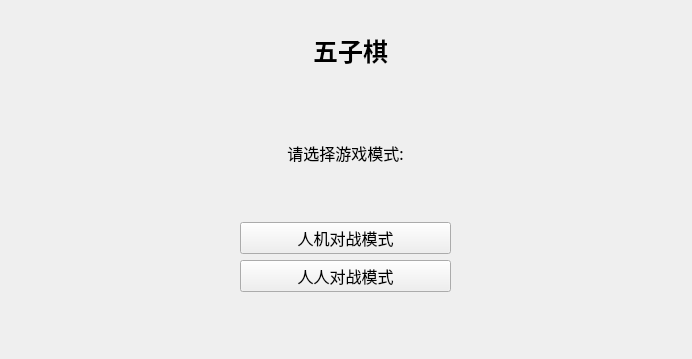
<?xml version="1.0" encoding="UTF-8"?>
<ui version="4.0">
 <class>chooseDialog</class>
 <widget class="QWidget" name="chooseDialog">
  <property name="geometry">
   <rect>
    <x>0</x>
    <y>0</y>
    <width>692</width>
    <height>359</height>
   </rect>
  </property>
  <property name="windowTitle">
   <string>Form</string>
  </property>
  <widget class="QLabel" name="bgLabel">
   <property name="geometry">
    <rect>
     <x>0</x>
     <y>0</y>
     <width>691</width>
     <height>361</height>
    </rect>
   </property>
   <property name="font">
    <font>
     <family>楷体</family>
    </font>
   </property>
   <property name="text">
    <string/>
   </property>
   <property name="pixmap">
    <pixmap resource="resource.qrc">:/WAQ.jpg</pixmap>
   </property>
   <property name="scaledContents">
    <bool>true</bool>
   </property>
  </widget>
  <widget class="QLabel" name="titleLabel">
   <property name="geometry">
    <rect>
     <x>280</x>
     <y>30</y>
     <width>141</width>
     <height>41</height>
    </rect>
   </property>
   <property name="font">
    <font>
     <family>楷体</family>
     <pointsize>19</pointsize>
     <weight>75</weight>
     <bold>true</bold>
    </font>
   </property>
   <property name="text">
    <string>五子棋</string>
   </property>
   <property name="alignment">
    <set>Qt::AlignCenter</set>
   </property>
   <property name="wordWrap">
    <bool>true</bool>
   </property>
  </widget>
  <widget class="QWidget" name="layoutWidget">
   <property name="geometry">
    <rect>
     <x>240</x>
     <y>90</y>
     <width>211</width>
     <height>241</height>
    </rect>
   </property>
   <layout class="QVBoxLayout" name="mainvLayout">
    <property name="sizeConstraint">
     <enum>QLayout::SetDefaultConstraint</enum>
    </property>
    <property name="topMargin">
     <number>0</number>
    </property>
    <item>
     <widget class="QLabel" name="chooseLab">
      <property name="enabled">
       <bool>true</bool>
      </property>
      <property name="maximumSize">
       <size>
        <width>300</width>
        <height>50</height>
       </size>
      </property>
      <property name="font">
       <font>
        <family>楷体</family>
        <pointsize>12</pointsize>
       </font>
      </property>
      <property name="text">
       <string>请选择游戏模式:</string>
      </property>
      <property name="textFormat">
       <enum>Qt::AutoText</enum>
      </property>
      <property name="alignment">
       <set>Qt::AlignCenter</set>
      </property>
     </widget>
    </item>
    <item>
     <layout class="QVBoxLayout" name="secondLayout">
      <property name="topMargin">
       <number>0</number>
      </property>
      <item>
       <widget class="QPushButton" name="AImodeBtn">
        <property name="font">
         <font>
          <family>楷体</family>
          <pointsize>12</pointsize>
         </font>
        </property>
        <property name="text">
         <string>人机对战模式</string>
        </property>
       </widget>
      </item>
      <item>
       <widget class="QPushButton" name="HumanmodeBtn">
        <property name="font">
         <font>
          <family>楷体</family>
          <pointsize>12</pointsize>
         </font>
        </property>
        <property name="text">
         <string>人人对战模式</string>
        </property>
       </widget>
      </item>
     </layout>
    </item>
   </layout>
  </widget>
 </widget>
 <resources>
  <include location="resource.qrc"/>
 </resources>
 <connections/>
</ui>
